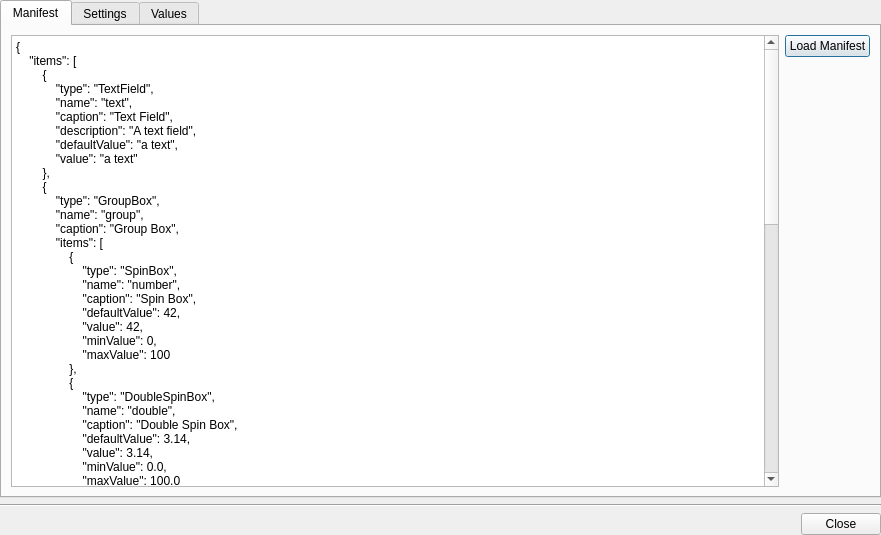
<?xml version="1.0" encoding="UTF-8"?>
<ui version="4.0">
 <class>InteractiveSettingsTestDialog</class>
 <widget class="QDialog" name="InteractiveSettingsTestDialog">
  <property name="geometry">
   <rect>
    <x>0</x>
    <y>0</y>
    <width>881</width>
    <height>535</height>
   </rect>
  </property>
  <layout class="QGridLayout" name="gridLayout">
   <property name="leftMargin">
    <number>0</number>
   </property>
   <property name="topMargin">
    <number>0</number>
   </property>
   <property name="rightMargin">
    <number>0</number>
   </property>
   <property name="bottomMargin">
    <number>0</number>
   </property>
   <item row="0" column="0">
    <widget class="QTabWidget" name="tabWidget">
     <property name="currentIndex">
      <number>0</number>
     </property>
     <property name="tabBarAutoHide">
      <bool>true</bool>
     </property>
     <widget class="QWidget" name="manifestTab">
      <attribute name="title">
       <string notr="true">Manifest</string>
      </attribute>
      <layout class="QGridLayout" name="gridLayout_2">
       <item row="1" column="1">
        <spacer name="verticalSpacer">
         <property name="orientation">
          <enum>Qt::Vertical</enum>
         </property>
         <property name="sizeHint" stdset="0">
          <size>
           <width>20</width>
           <height>40</height>
          </size>
         </property>
        </spacer>
       </item>
       <item row="0" column="0" rowspan="2">
        <widget class="QPlainTextEdit" name="manifestTextEdit">
         <property name="plainText">
          <string>{
    &quot;items&quot;: [
        {
            &quot;type&quot;: &quot;TextField&quot;,
            &quot;name&quot;: &quot;text&quot;,
            &quot;caption&quot;: &quot;Text Field&quot;,
            &quot;description&quot;: &quot;A text field&quot;,
            &quot;defaultValue&quot;: &quot;a text&quot;,
            &quot;value&quot;: &quot;a text&quot;
        },
        {
            &quot;type&quot;: &quot;GroupBox&quot;,
            &quot;name&quot;: &quot;group&quot;,
            &quot;caption&quot;: &quot;Group Box&quot;,
            &quot;items&quot;: [
                {
                    &quot;type&quot;: &quot;SpinBox&quot;,
                    &quot;name&quot;: &quot;number&quot;,
                    &quot;caption&quot;: &quot;Spin Box&quot;,
                    &quot;defaultValue&quot;: 42,
                    &quot;value&quot;: 42,
                    &quot;minValue&quot;: 0,
                    &quot;maxValue&quot;: 100
                },
                {
                    &quot;type&quot;: &quot;DoubleSpinBox&quot;,
                    &quot;name&quot;: &quot;double&quot;,
                    &quot;caption&quot;: &quot;Double Spin Box&quot;,
                    &quot;defaultValue&quot;: 3.14,
                    &quot;value&quot;: 3.14,
                    &quot;minValue&quot;: 0.0,
                    &quot;maxValue&quot;: 100.0
                },
                {
                    &quot;type&quot;: &quot;ComboBox&quot;,
                    &quot;name&quot;: &quot;combobox&quot;,
                    &quot;caption&quot;: &quot;Combo Box&quot;,
                    &quot;defaultValue&quot;: &quot;value2&quot;,
                    &quot;value&quot;: &quot;value2&quot;,
                    &quot;range&quot;: [&quot;value1&quot;, &quot;value2&quot;, &quot;value3&quot;]
                },
                {
                    &quot;type&quot;: &quot;CheckBox&quot;,
                    &quot;name&quot;: &quot;checkbox&quot;,
                    &quot;caption&quot;: &quot;Check Box&quot;,
                    &quot;defaultValue&quot;: true,
                    &quot;value&quot;: true
                },
                {
                    &quot;type&quot;: &quot;GroupBox&quot;,
                    &quot;name&quot;: &quot;buttons&quot;,
                    &quot;caption&quot;: &quot;Buttons&quot;,
                    &quot;items&quot;: [
                        {
                            &quot;type&quot;: &quot;Row&quot;,
                            &quot;name&quot;: &quot;row&quot;,
                            &quot;items&quot;: [
                                {
                                    &quot;type&quot;: &quot;Button&quot;,
                                    &quot;name&quot;: &quot;button1&quot;,
                                    &quot;caption&quot;: &quot;Button 1&quot;
                                },
                                {
                                    &quot;type&quot;: &quot;Button&quot;,
                                    &quot;name&quot;: &quot;button2&quot;,
                                    &quot;caption&quot;: &quot;Button 2&quot;
                                }
                            ]
                        }
                    ]
                }
            ]
        }
    ]
}</string>
         </property>
        </widget>
       </item>
       <item row="0" column="1">
        <widget class="QPushButton" name="loadButton">
         <property name="text">
          <string notr="true">Load Manifest</string>
         </property>
        </widget>
       </item>
      </layout>
     </widget>
     <widget class="QWidget" name="settingsTab">
      <attribute name="title">
       <string notr="true">Settings</string>
      </attribute>
      <layout class="QVBoxLayout" name="verticalLayout_2">
       <property name="leftMargin">
        <number>8</number>
       </property>
       <property name="topMargin">
        <number>8</number>
       </property>
       <property name="rightMargin">
        <number>8</number>
       </property>
       <property name="bottomMargin">
        <number>8</number>
       </property>
      </layout>
     </widget>
     <widget class="QWidget" name="valuesTab">
      <attribute name="title">
       <string notr="true">Values</string>
      </attribute>
      <layout class="QVBoxLayout" name="verticalLayout">
       <item>
        <widget class="QTableWidget" name="valuesTableWidget">
         <property name="columnCount">
          <number>2</number>
         </property>
         <attribute name="horizontalHeaderVisible">
          <bool>false</bool>
         </attribute>
         <attribute name="horizontalHeaderDefaultSectionSize">
          <number>200</number>
         </attribute>
         <attribute name="horizontalHeaderStretchLastSection">
          <bool>true</bool>
         </attribute>
         <attribute name="verticalHeaderVisible">
          <bool>false</bool>
         </attribute>
         <column/>
         <column/>
        </widget>
       </item>
      </layout>
     </widget>
    </widget>
   </item>
   <item row="1" column="0">
    <widget class="Line" name="line">
     <property name="orientation">
      <enum>Qt::Horizontal</enum>
     </property>
    </widget>
   </item>
   <item row="2" column="0">
    <widget class="QDialogButtonBox" name="buttonBox">
     <property name="orientation">
      <enum>Qt::Horizontal</enum>
     </property>
     <property name="standardButtons">
      <set>QDialogButtonBox::Close</set>
     </property>
    </widget>
   </item>
  </layout>
 </widget>
 <resources/>
 <connections/>
</ui>
